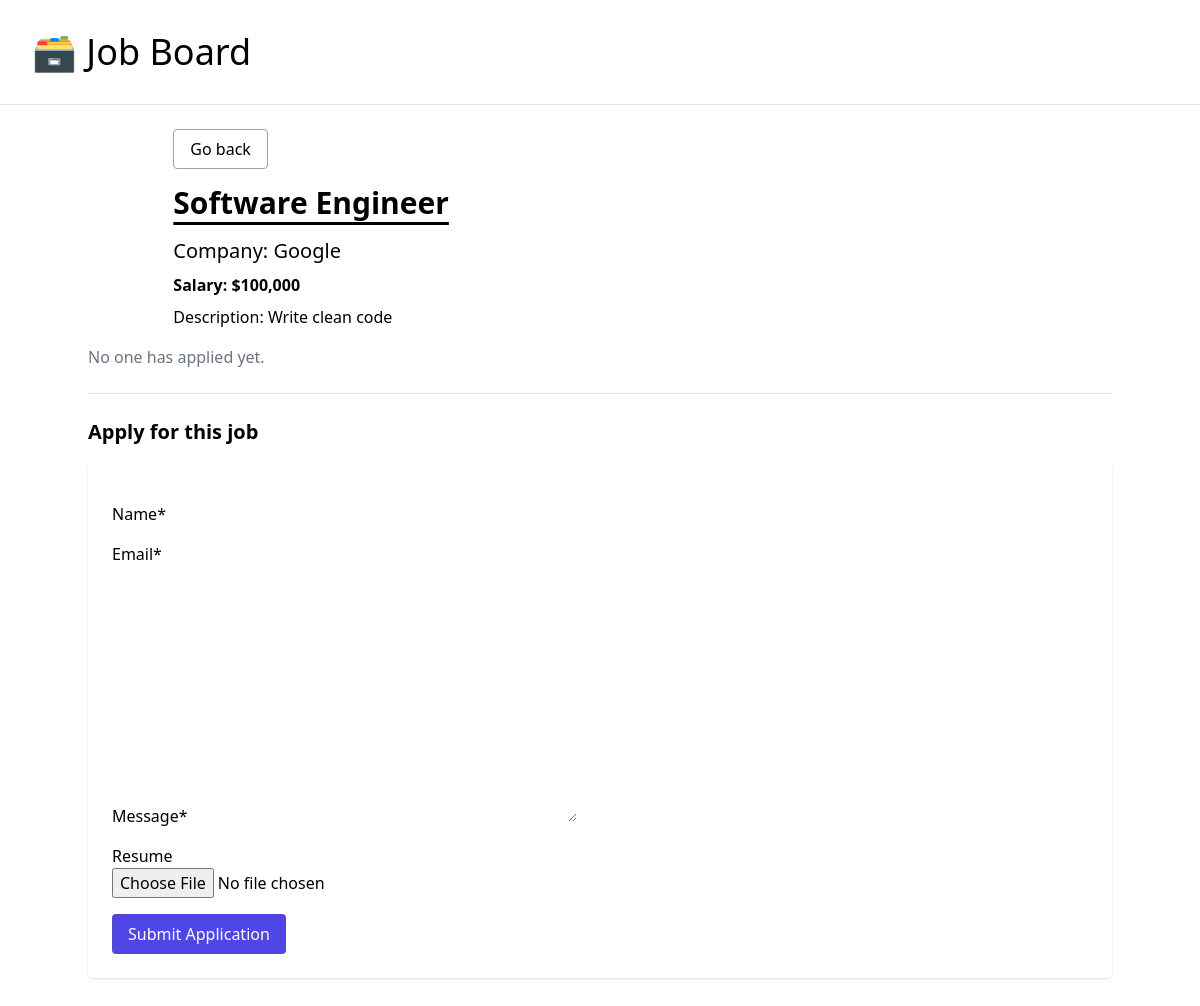
Screenshot of /job/2/ with the database file from the repository.
### job_board/models.py (models this page shows, shortened)
class JobPosting(models.Model):
    title = models.CharField(max_length=100)
    description = models.TextField()
    company = models.CharField(max_length=100)
    salary = models.IntegerField()
    is_active = models.BooleanField(default=False)

### job_board/views.py (the view)
# urls.py: path("job/<int:pk>/", views.job_detail, name="job-detail")
def job_detail(request, pk):
    posting = get_object_or_404(JobPosting, pk=pk, is_active=True)
    applications = posting.applications.all()
    if request.method == "POST":
        form = ApplicationForm(request.POST, request.FILES)
        if form.is_valid():
            app = form.save(commit=False)
            app.job = posting
            app.save()
            return redirect("job-detail", pk=pk)
    else:
        form = ApplicationForm()
    context = {
        "posting": posting,
        "form": form,
        "applications": applications
    }
    return render(request, "job_board/detail.html", context)

### job_board/forms.py
class ApplicationForm(forms.ModelForm):
    class Meta:
        model = Application
        fields = ['name', 'email', 'message', 'resume']
    def __init__(self, *args, **kwargs):
        super().__init__(*args, **kwargs)
        self.helper = FormHelper()
        self.helper.form_method = 'post'
        self.helper.attrs = {'enctype': 'multipart/form-data'}
        self.helper.add_input(Submit('submit', 'Submit Application', css_class='bg-indigo-600 text-white px-4 py-2 rounded hover:bg-indigo-500'))

### job_board/templates/job_board/detail.html (shortened to what this page needs)
{% extends 'job_board/_base.html' %}
{% load humanize %}
{% block content %}
<div class="w-10/12 mx-auto">
    <p class="pb-6"><a href="{% url 'home' %}" class="border border-gray-400 rounded px-4 py-2 hover:bg-gray-200">Go back</a></p>
    <h1 class="text-3xl font-semibold pb-4 underline underline-offset-8">{{posting.title}}</h1>
    <p class="pb-2 text-xl">Company: {{posting.company}}</p>
    <p class="pb-2 font-semibold">Salary: ${{posting.salary|intcomma}}</p>
    <p>Description: {{posting.description}}</p>
</div>
{% if applications %}
  <h2 class="text-xl font-bold mt-8 mb-4">Applications Received</h2>
  <ul class="space-y-2">
    {% for app in applications %}
      <li class="bg-gray-100 p-4 rounded shadow-sm">
        <p><strong>Name:</strong> {{ app.name }}</p>
        <p><strong>Email:</strong> {{ app.email }}</p>
        <p><strong>Resume:</strong>
          {% if app.resume %}
            <a href="{{ app.resume.url }}" class="text-blue-600 underline" target="_blank">Download</a>
          {% else %}
            No file
          {% endif %}
        </p>
        <p><strong>Message:</strong> {{ app.message }}</p>
      </li>
    {% endfor %}
  </ul>
{% else %}
  <p class="text-gray-500 mt-4">No one has applied yet.</p>
{% endif %}
{% load crispy_forms_tags %}
<hr class="my-6">
<h2 class="text-xl font-semibold mb-4">Apply for this job</h2>
<form method="POST" enctype="multipart/form-data" class="space-y-4 bg-white p-6 rounded shadow">
  {% crispy form %}
</form>
{% endblock content %}

### rows the page displays
JobPosting: title "Software Engineer", company "Google", salary "100,000", description "Write clean code"
